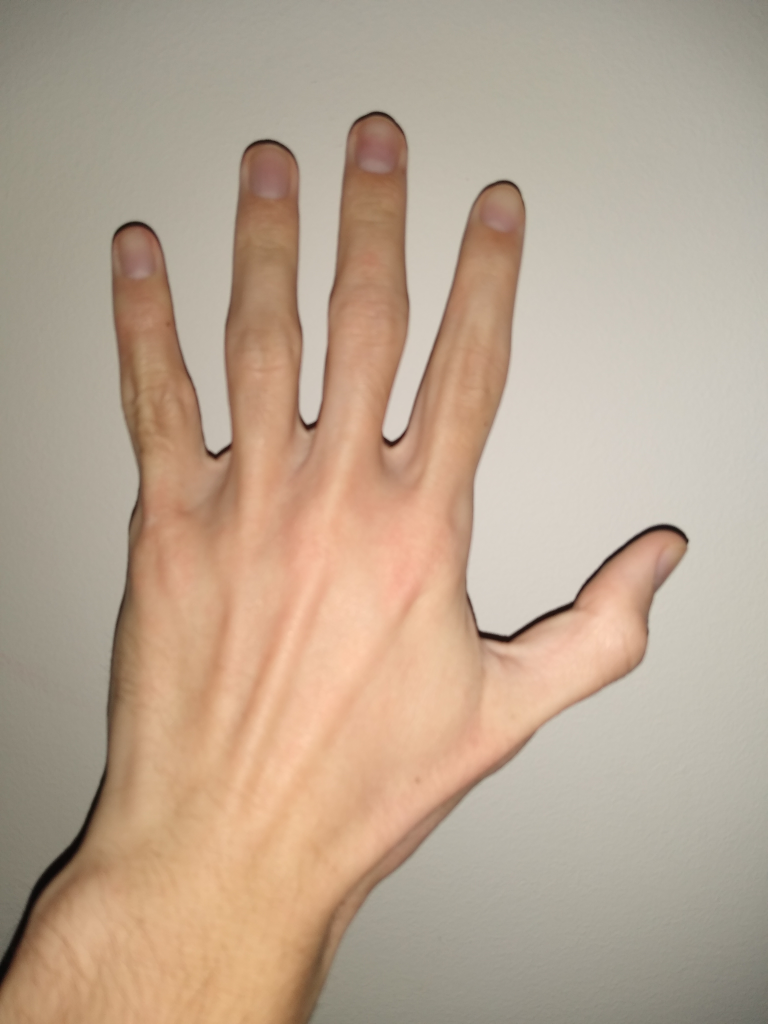
#> input picture Game/Jan-ken-pon/Assets/NeuralNetwork_Python/paper.jpg, 3072 x 4096 px, found by its file name (shown at 1/4 size)
$ jupyter execute --allow-errors Demo.ipynb
#> lines starting #> are read from the running program, lines starting #| are printed output that depends on the picture
[cell 1]
import pickle
import imageio
import numpy as np
import pandas as pd
import matplotlib.pyplot as plt
import skimage.morphology as morph
from skimage.transform import resize
from matplotlib.colors import rgb_to_hsv
from skimage.feature import local_binary_pattern, hog

[cell 2]
#Funtion to remove the noise and make the image smoother.
def median_filter(img, filterSize=3):
  filterRadius = filterSize//2
  img_pad = np.pad(img, ((filterRadius, ),(filterRadius, )), 'edge')

  filtered_img = np.zeros(img_pad.shape)
  for x in np.arange(filterRadius, img_pad.shape[0]-filterRadius+1):
    for y in np.arange(filterRadius, img_pad.shape[1]-filterRadius+1):
      med_region = np.median(img_pad[x-filterRadius:x+filterRadius+1, y-filterRadius:y+filterRadius+1])
      filtered_img[x,y] = med_region

  return filtered_img[filterRadius:img_pad.shape[0]-filterRadius, filterRadius:img_pad.shape[1]-filterRadius]

[cell 3]
#This function is used to change the image range to (0, 255).
def normalize(img):
    img_new = (((img - np.amin(img))*255)/(np.amax(img) - np.amin(img))).astype(np.uint8)
    return img_new

[cell 4]
#In this function we are pre processing the image.
#First, we resize the original image to standardize the size of all images.
#Secornd, we remove the colors and use the grayscale image.
#Third, we applay the median filter, it makes the image smoother and preserves the borders.
#Finally, we applay an edge detection and return the processed image.
def preprocessing(img):
  aux = resize(img, (150, 150, 3), anti_aliasing=False)
  aux = rgb_to_hsv(aux)
  aux = normalize(aux[:,:,2])
  aux = median_filter(aux)
  aux = aux - morph.erosion(aux, morph.disk(2))

  return aux

[cell 5]
#Here we are reading three images that are not in the training set.
img_p = imageio.imread('Paper.jpg')
#> img_p is the input picture: shape (4096, 3072, 3); mean R, G, B 185.4, 165.4, 145.5
img_s = imageio.imread('Scissor.jpg')
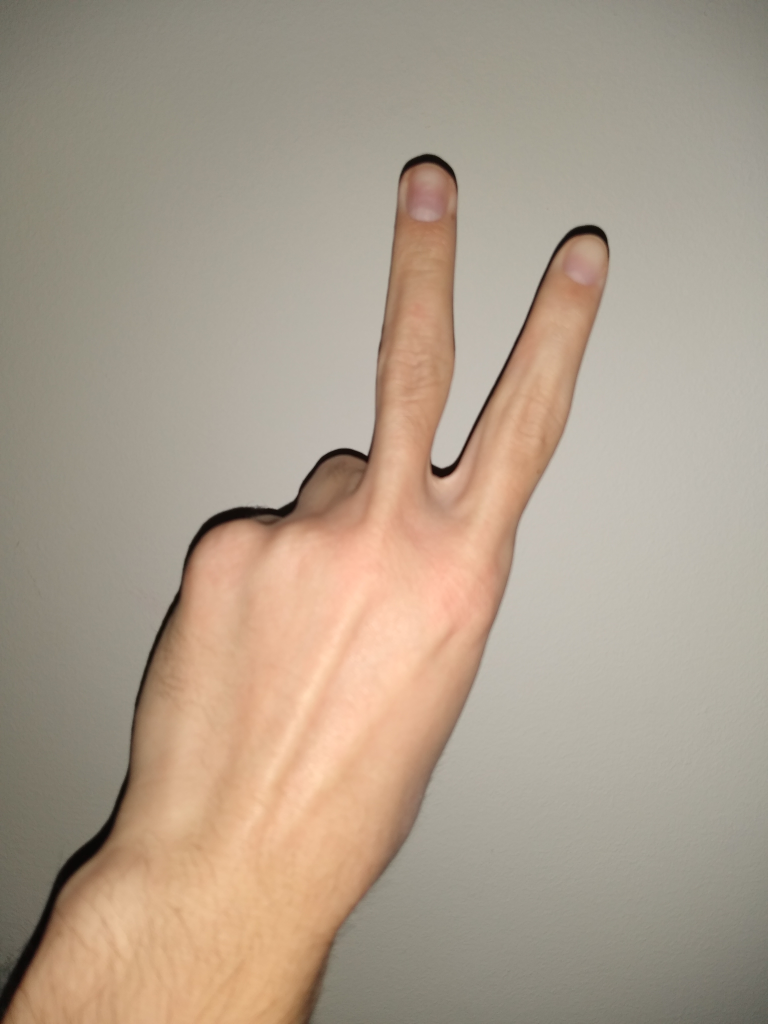
#> input picture Game/Jan-ken-pon/Assets/NeuralNetwork_Python/scissor.jpg, 3072 x 4096 px, found by its file name (shown at 1/4 size)
#> img_s is the input picture: shape (4096, 3072, 3); mean R, G, B 172.8, 157.8, 140.6
#> (the rest of this cell did not finish here and is left out)

[cell 6]
#Preprocessing the image to extract features.
img_p_processed = preprocessing(img_p)
#> in preprocessing, `aux = resize(img, (150, 150, 3), anti_aliasing=False)`:
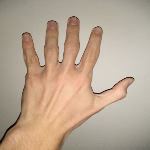
#> aux: shape (150, 150, 3) float64; mean R, G, B 0.727, 0.648, 0.57
#> in preprocessing, `aux = rgb_to_hsv(aux)`: aux: shape (150, 150, 3) float64; mean of channels 0, 1, 2 0.0994, 0.211, 0.727
#> in normalize, `img_new = (((img - np.amin(img))*255)/(np.amax(img) - np.amin(img))).a..`:
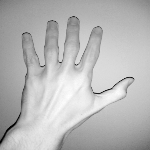
#> img_new: shape (150, 150); min 0, max 255, mean 183.6
#> in median_filter, `img_pad = np.pad(img, ((filterRadius, ),(filterRadius, )), 'edge')`:
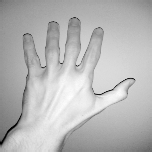
#> img_pad: shape (152, 152); min 0, max 255, mean 182.8
img_s_processed = preprocessing(img_s)
#> in preprocessing (call 2), `aux = resize(img, (150, 150, 3), anti_aliasing=False)`:
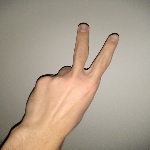
#> aux: shape (150, 150, 3) float64; mean R, G, B 0.678, 0.619, 0.551
#> in preprocessing (call 2), `aux = rgb_to_hsv(aux)`: aux: shape (150, 150, 3) float64; mean of channels 0, 1, 2 0.108, 0.177, 0.678
#> in normalize (call 2), `img_new = (((img - np.amin(img))*255)/(np.amax(img) - np.amin(img))).a..`:
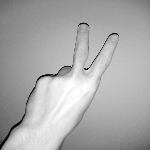
#> img_new: shape (150, 150); min 0, max 255, mean 169.9
#> call 2 of median_filter, with filterSize = 3
#> after the loop in median_filter (call 2), `for x in np.arange(filterRadius, img_pad.shape[0]-filterRadius+1):`:
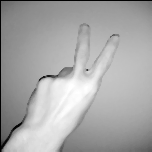
#> filtered_img: shape (152, 152) float64; min 0, max 255, mean 168.1
#> in preprocessing (call 2), `aux = aux - morph.erosion(aux, morph.disk(2))`:
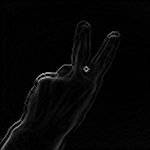
#> aux: shape (150, 150) float64; min 0, max 169, mean 6.2
#> (the rest of this cell did not finish here and is left out)

[cell 7]
#the image on the right is the result after the preprocessing of the image on the left.
plt.figure(figsize=(15,15))
plt.subplot(321); plt.imshow(img_p); plt.axis('off')
plt.subplot(322); plt.imshow(img_p_processed, cmap='gray'); plt.axis('off')

plt.subplot(323); plt.imshow(img_s); plt.axis('off')
plt.subplot(324); plt.imshow(img_s_processed, cmap='gray'); plt.axis('off')

#> (the rest of this cell did not finish here and is left out)

[cell 8]
#In these section we are extracting the features from the processed image.
#First, we take the LBP matrix and trasform it into a histogram array.
#Then we calculate the HOG as an 1-D array and join both arrays into one feature array.
aux = local_binary_pattern(img_p_processed, 8, 1)
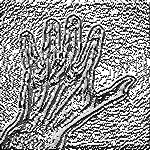
#> aux: shape (150, 150) float64; min 0, max 255, mean 145
hist, bins = np.histogram(aux, int(aux.max() + 1), density=True)
#> hist = 256 values, max 0.205 at index 255, min 0 at index 34, mean 0.00392; bins = 257 values from 0 to 255
hog_v = hog(img_p_processed, feature_vector=True)
features_p = np.append(hist,hog_v)

aux = local_binary_pattern(img_s_processed, 8, 1)
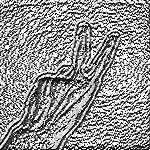
#> aux: shape (150, 150) float64; min 0, max 255, mean 147.5
hist, bins = np.histogram(aux, int(aux.max() + 1), density=True)
#> hist = 256 values, max 0.225 at index 255, min 0 at index 34, mean 0.00392
hog_v = hog(img_s_processed, feature_vector=True)
features_s = np.append(hist,hog_v)

#> (the rest of this cell did not finish here and is left out)
